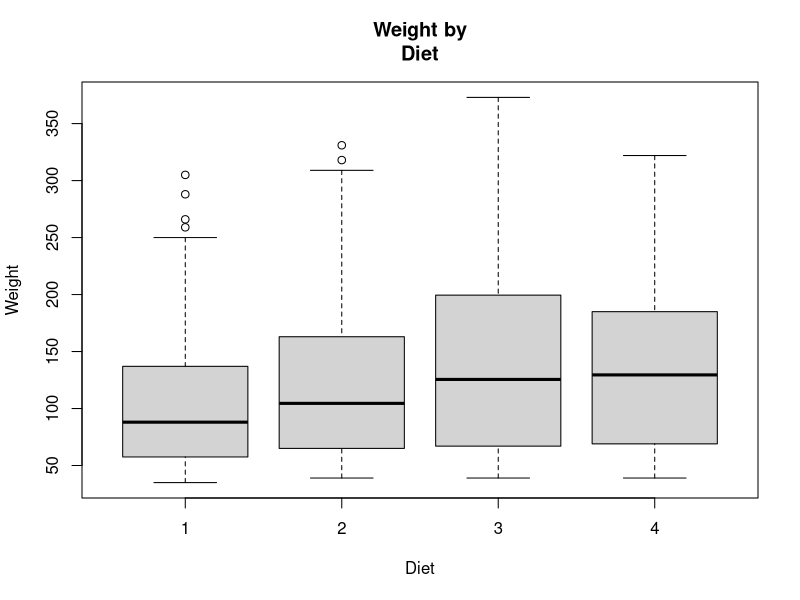

Write the R code that produced this figure. (Note: this script raises an error after producing the figure.)
da=ChickWeight

summary(da)
#a
boxplot(weight ~ Diet,da=ChickWeight,main ="Weight by
Diet",
        xlab="Diet",ylab="Weight")
#b
diet1=d[d$Diet == 1, ]
hist(diet1$weight, main = "Histogram of Weight in Diet-1
Category",
     xlab = "Weight (in grams)", ylab = "Frequency")
#c
library(ggplot2)
ggplot(d, aes(x = Time, y = weight, color = Diet)) +
  geom_point() +
  ggtitle("Weight vs Time Grouped by Diet") +
  xlab("Time (days)") +
  ylab("Weight (grams)")